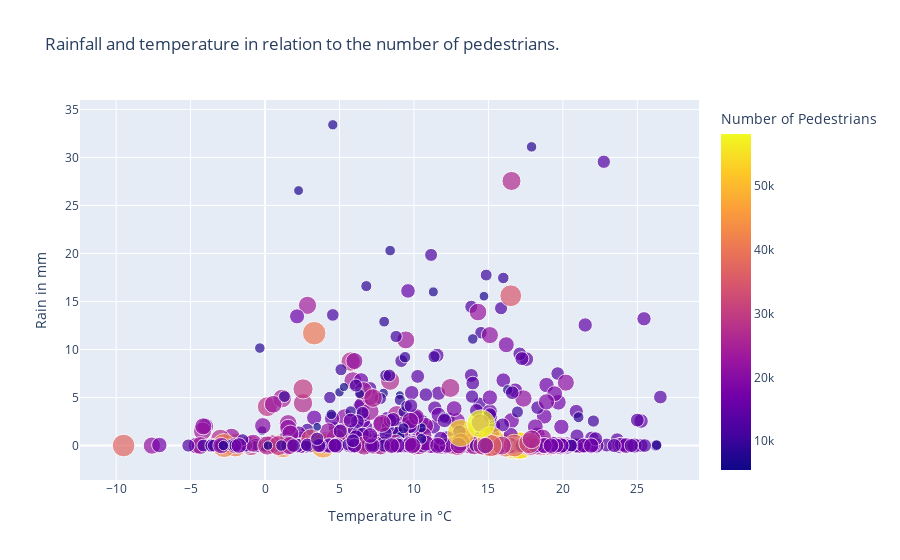
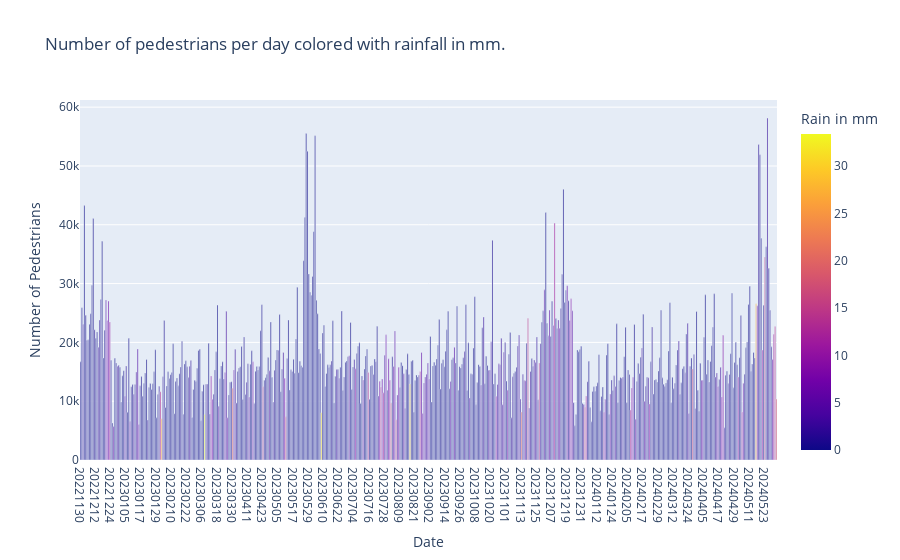
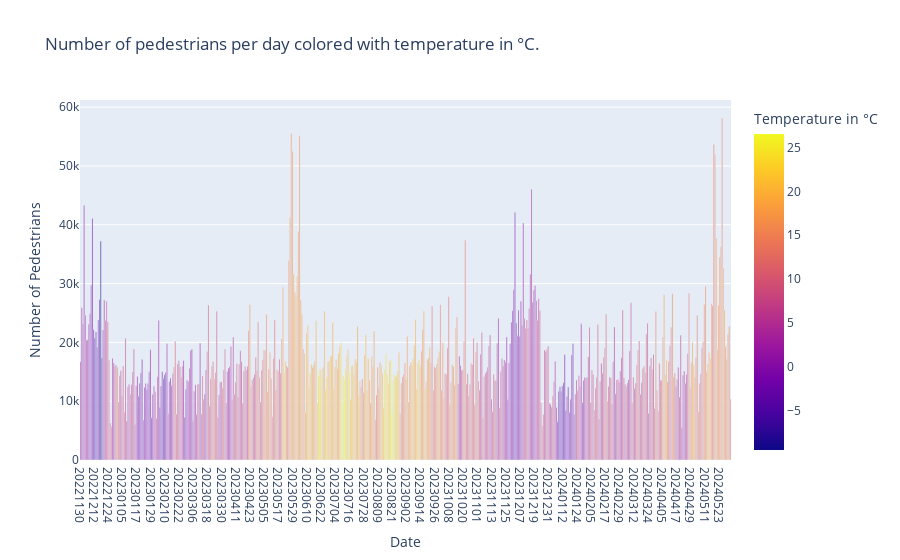

Here is the notebook cell these charts were saved with, in order:
### Markdown cell above
### Generate plots

### Code cell
fig = px.scatter(
    df,
    x="temp",
    y="rain",
    size="pedestrians",
    color="pedestrians",
    hover_data=["date"],
    labels={'date':'Date', 'pedestrians': 'Number of Pedestrians', 'temp': 'Temperature in °C', 'rain': 'Rain in mm'},
    title="Rainfall and temperature in relation to the number of pedestrians."
)
fig.show()

fig = px.bar(
    df,
    x="date",
    y="pedestrians",
    color="rain",
    barmode="group",
    labels={'date':'Date', 'pedestrians': 'Number of Pedestrians', 'rain': 'Rain in mm'},
    title="Number of pedestrians per day colored with rainfall in mm."
)
fig.show()

fig = px.bar(
    df,
    x="date",
    y="pedestrians",
    color="temp",
    barmode="group",
    labels={'date':'Date', 'pedestrians': 'Number of Pedestrians', 'temp': 'Temperature in °C'},
    title="Number of pedestrians per day colored with temperature in °C."
)
fig.show()

### Figure 1 — Plotly figure (JSON) as saved in the notebook; plotly's stock layout.template omitted (floating-point values rounded to 4 significant figures; data arrays with more than 128 entries replaced by an {"elided": "..."} marker saying what was removed)
{"data": [{"customdata": {"elided": "550x1 str values"}, "hovertemplate": "Temperature in °C=%{x}<br>Rain in mm=%{y}<br>Number of Pedestrians=%{marker.color}<br>Date=%{customdata[0]}<extra></extra>", "legendgroup": "", "marker": {"color": {"elided": "550 int values"}, "coloraxis": "coloraxis", "size": {"elided": "550 int values"}, "sizemode": "area", "sizeref": 145.4, "symbol": "circle"}, "mode": "markers", "name": "", "orientation": "v", "showlegend": false, "type": "scatter", "x": {"elided": "550 float values"}, "xaxis": "x", "y": {"elided": "550 float values"}, "yaxis": "y"}], "layout": {"coloraxis": {"colorbar": {"title": {"text": "Number of Pedestrians"}}, "colorscale": [[0, "#0d0887"], [0.1111, "#46039f"], [0.2222, "#7201a8"], [0.3333, "#9c179e"], [0.4444, "#bd3786"], [0.5556, "#d8576b"], [0.6667, "#ed7953"], [0.7778, "#fb9f3a"], [0.8889, "#fdca26"], [1, "#f0f921"]]}, "legend": {"itemsizing": "constant", "tracegroupgap": 0}, "title": {"text": "Rainfall and temperature in relation to the number of pedestrians."}, "xaxis": {"anchor": "y", "domain": [0, 1], "title": {"text": "Temperature in °C"}}, "yaxis": {"anchor": "x", "domain": [0, 1], "title": {"text": "Rain in mm"}}}}

### Figure 2 — Plotly figure (JSON) as saved in the notebook; plotly's stock layout.template omitted (floating-point values rounded to 4 significant figures; data arrays with more than 128 entries replaced by an {"elided": "..."} marker saying what was removed)
{"data": [{"alignmentgroup": "True", "hovertemplate": "Date=%{x}<br>Number of Pedestrians=%{y}<br>Rain in mm=%{marker.color}<extra></extra>", "legendgroup": "", "marker": {"color": {"elided": "550 float values"}, "coloraxis": "coloraxis", "pattern": {"shape": ""}}, "name": "", "offsetgroup": "", "orientation": "v", "showlegend": false, "textposition": "auto", "type": "bar", "x": {"elided": "550 str values"}, "xaxis": "x", "y": {"elided": "550 int values"}, "yaxis": "y"}], "layout": {"barmode": "group", "coloraxis": {"colorbar": {"title": {"text": "Rain in mm"}}, "colorscale": [[0, "#0d0887"], [0.1111, "#46039f"], [0.2222, "#7201a8"], [0.3333, "#9c179e"], [0.4444, "#bd3786"], [0.5556, "#d8576b"], [0.6667, "#ed7953"], [0.7778, "#fb9f3a"], [0.8889, "#fdca26"], [1, "#f0f921"]]}, "legend": {"tracegroupgap": 0}, "title": {"text": "Number of pedestrians per day colored with rainfall in mm."}, "xaxis": {"anchor": "y", "domain": [0, 1], "title": {"text": "Date"}}, "yaxis": {"anchor": "x", "domain": [0, 1], "title": {"text": "Number of Pedestrians"}}}}

### Figure 3 — Plotly figure (JSON) as saved in the notebook; plotly's stock layout.template omitted (floating-point values rounded to 4 significant figures; data arrays with more than 128 entries replaced by an {"elided": "..."} marker saying what was removed)
{"data": [{"alignmentgroup": "True", "hovertemplate": "Date=%{x}<br>Number of Pedestrians=%{y}<br>Temperature in °C=%{marker.color}<extra></extra>", "legendgroup": "", "marker": {"color": {"elided": "550 float values"}, "coloraxis": "coloraxis", "pattern": {"shape": ""}}, "name": "", "offsetgroup": "", "orientation": "v", "showlegend": false, "textposition": "auto", "type": "bar", "x": {"elided": "550 str values"}, "xaxis": "x", "y": {"elided": "550 int values"}, "yaxis": "y"}], "layout": {"barmode": "group", "coloraxis": {"colorbar": {"title": {"text": "Temperature in °C"}}, "colorscale": [[0, "#0d0887"], [0.1111, "#46039f"], [0.2222, "#7201a8"], [0.3333, "#9c179e"], [0.4444, "#bd3786"], [0.5556, "#d8576b"], [0.6667, "#ed7953"], [0.7778, "#fb9f3a"], [0.8889, "#fdca26"], [1, "#f0f921"]]}, "legend": {"tracegroupgap": 0}, "title": {"text": "Number of pedestrians per day colored with temperature in °C."}, "xaxis": {"anchor": "y", "domain": [0, 1], "title": {"text": "Date"}}, "yaxis": {"anchor": "x", "domain": [0, 1], "title": {"text": "Number of Pedestrians"}}}}
